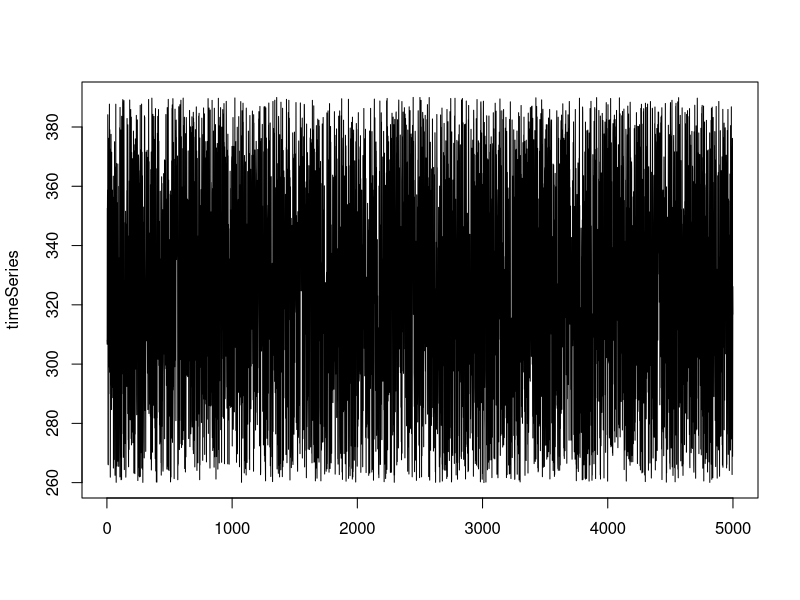

This figure's R source:
#!/usr/bin/env Rscript
library(glue)

# Simulator of constant product AMM (Uniswap V1/V2) 
# Formulas: 
# x * y = k
# Original whitepaper https://hackmd.io/@HaydenAdams/HJ9jLsfTz

# Initial system variables
x = 10000       # Initial SNX liquidity
y = 38.35       # Initial ETH liquidity
k = x * y       # k as per Uniswap formula
P = x / y       # Initial price of y in terms of x
n = 5000        # Number of trades simulated
yReq = 0;       # Computed y required to meet k
minP = 260      # Default minimum price
maxP = 390      # Default maximum price
volumeSNX = 0   # Volume of DAI traded
plot = 0;

# Command line arguments
args = commandArgs(trailingOnly=TRUE)

if (length(args)==1) {
  n = strtoi(args[1], base = 0L)
} else if (length(args)==4) {
  n = strtoi(args[1], base = 0L)
  minP = strtoi(args[2], base = 0L)
  maxP = strtoi(args[3], base = 0L)
  plot = strtoi(args[4], base = 0L)
} 

# Initial state as vector of x, y, k and initial price P
initialState <- c(x, y, k, P)

# Generate matrix from initial state
mat <- matrix(initialState, byrow = TRUE, nrow = n, ncol = length(initialState))

# Generate random prices
# SNX/ETH
randomPricesA <- runif(n = n, min = minP, max = maxP)
# SNX/USD
randomPricesB <- runif(n = n, min = 9, max = 15)

# Derived from Uniswap formula
getY <- function(k,y,P) {
  numerator = P -  sqrt(k * P)
  denominator = P - y
  y = (numerator / denominator)
}

fees = 0
totalVolume = 0
# Simulate trades
for (r in 1:nrow(mat))   
  for (c in 1:ncol(mat))
  # Skip the first line as it is the initial state
    if (r > 1) {
      if (c == 2) {
        
        # Compute y 
        current_k = mat[r-1, 3]
        current_P = randomPricesA[r]
        current_y = mat[r-1, 2]
        #print(glue::glue("Current k {current_k} P {current_P} Y {current_y}"))
        yReq = (getY(current_k, current_y, current_P))
        if (yReq < 0) {
            yReq = -1 * yReq
        }
        mat[r, 1] = mat[r-1, 3] / yReq
        mat[r, 2] = yReq
        mat[r, 3] = yReq * mat[r-1, 3] / yReq
        mat[r, 4] = randomPricesA[r]
        # Volume
        if ((mat[r, 1] -  mat[r-1, 1]) > 0) {
          volumeSNX = mat[r, 1] -  mat[r-1, 1]
        } else {
          volumeSNX = -1 * (mat[r, 1] - mat[r-1, 1]) 
        }
        #print(glue::glue("Previous bal {mat[r-1, 1]} new bal {mat[r, 1]} volume {volumeSNX}"))
        # Fees calculated in terms of x
        fees = fees + (volumeSNX * 0.003); 
        # Total volume
        totalVolume = totalVolume + volumeSNX

        }
      }

# Pool balances
deltaSnx = (mat[n, 1]) - x
if (x > (mat[n, 1] )) {
  deltaSnx = -1 * (x - mat[n, 1] )
}

deltaEth = mat[n, 2] - y
if (y > mat[n, 2]) {
  deltaEth = -1 * (y - mat[n, 2])
}

# Impermanent loss calculation
# Value of initial position at the end of the simulation
V0 = (x * randomPricesB[n]) + (y * randomPricesA[n])  

# Actual value of position at the end of the simulation
V1 = (mat[n, 1] * randomPricesB[n]) + (mat[n, 2] * randomPricesA[n]) 

# IL as delta in portfolio value
IL = (V1 - V0)

# IL as percentage loss
IL = (IL / V0) * 100

# Get min and max price 
minPrice = randomPricesA[which.min(randomPricesA)]
maxPrice = randomPricesA[which.max(randomPricesA)]

# Print impermanent loss

glue::glue("\n\nSimulation ran over {n} trades\n\n")
glue::glue("Initial balances: {mat[1, 1]} SNX and {mat[1, 2]} ETH")
glue::glue("Current  balances: {mat[n, 1]} SNX and {mat[n, 2]} ETH")
glue::glue("SNX delta {deltaSnx} ETH delta {deltaEth} ")
glue::glue("ETH/SNX min {minPrice} max  {maxPrice} last {randomPricesA[n]}")
glue::glue("Impermanent loss is {IL} %")
glue::glue("Fees accrued are {fees} SNX (${fees*randomPricesB[n]})")
glue::glue("Total volume {totalVolume} SNX (${totalVolume * randomPricesB[n]})\n\n")

timeSeries = ts(data = randomPricesA, start = 1, end = n, frequency = 1,  deltat = 1, names = )
matplot(timeSeries, type = "l")

if (plot) {
  # Plot results
  XY <- data.frame(mat)

  matplot(XY[,c(1)], XY[,c(4)], type = "p", lty = 1, col = c("red", "green"), pch = 1,
        xlab = "DAI in pool", ylab = "ETH price")

  matplot(XY[,c(2)], XY[,c(4)], type = "p", lty = 1, col = c("red", "green"), pch = 1,
        xlab = "ETH in pool", ylab = "ETH price")

}
    

       